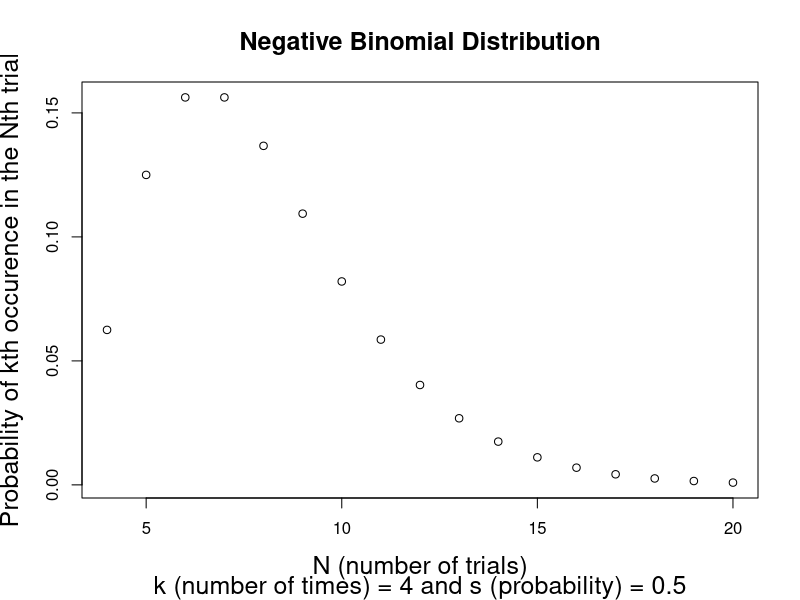
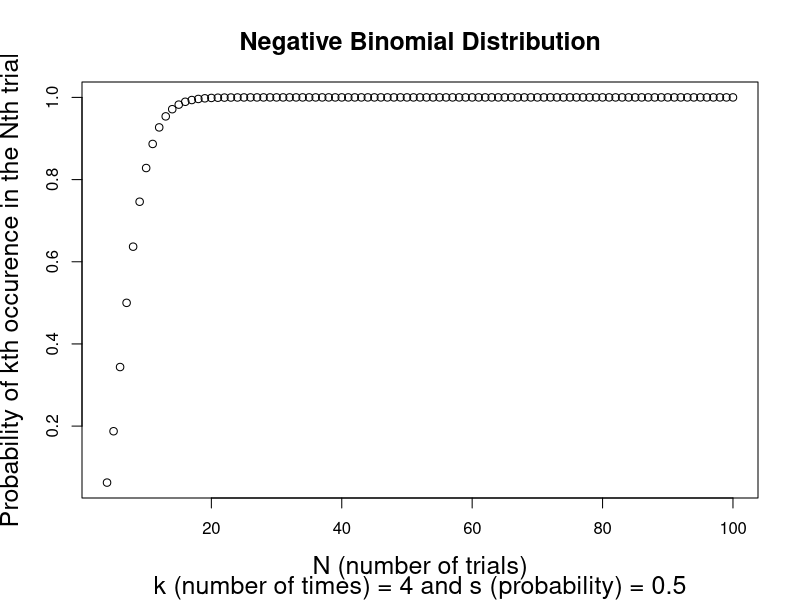
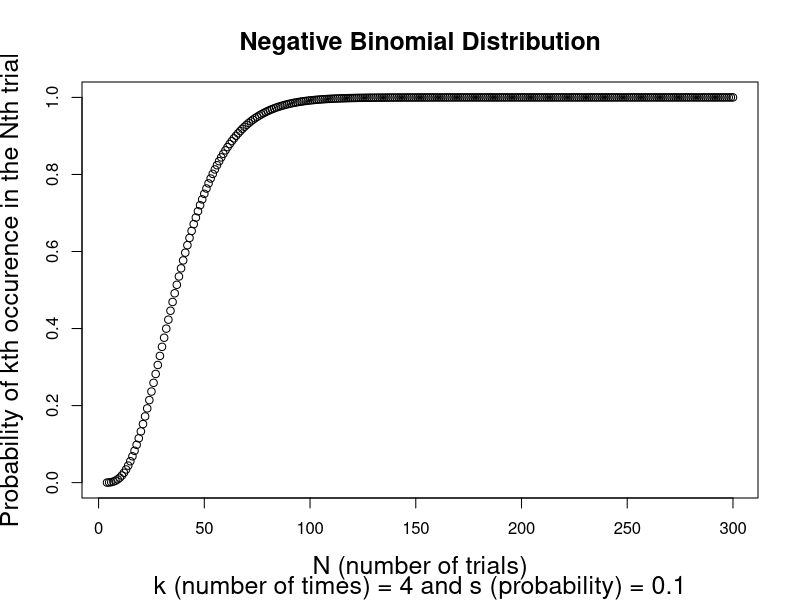

Source code (R) for these figures, in order:
# part a):
k <- 4
s <- 0.5
Nq <- 4:20
nbinq <- (Nq-1)*(Nq-2)*(Nq-3)/(6*2^Nq)
print(nbinq)
plot(Nq,nbinq,
     main="Negative Binomial Distribution",
     sub=paste("k (number of times) =",k,"and s (probability) =",s),
     xlab="N (number of trials)",
     ylab="Probability of kth occurence in the Nth trial",
     cex.lab=1.5,cex.axis=1.0,cex.main=1.5,cex.sub=1.5)

# part b):
k <- 4
s <- 0.5
Nq <- 4:20
nbinqR <- dnbinom(Nq-k, size=k, prob=s)
print(nbinqR)
cumnbinq <- pnbinom(Nq-k, size=k, prob=s)
print(cumnbinq)
Ntoinf <- k:100
plot(Ntoinf,pnbinom(Ntoinf-k, size=k, prob=s),
     main="Negative Binomial Distribution",
     sub=paste("k (number of times) =",k,"and s (probability) =",s),
     xlab="N (number of trials)",
     ylab="Probability of kth occurence in the Nth trial",
     cex.lab=1.5,cex.axis=1.0,cex.main=1.5,cex.sub=1.5)
last10 <- pnbinom(90:100, size=k, prob=s)
print(last10)

# part c):
k <- 4
s <- 0.1
Nq <- k:100
nbinqR <- dnbinom(Nq-k, size=k, prob=s)
print(nbinqR)
cumnbinq <- pnbinom(Nq-k, size=k, prob=s)
print(cumnbinq)
Ntoinf <- k:300
plot(Ntoinf,pnbinom(Ntoinf-k, size=k, prob=s),
     main="Negative Binomial Distribution",
     sub=paste("k (number of times) =",k,"and s (probability) =",s),
     xlab="N (number of trials)",
     ylab="Probability of kth occurence in the Nth trial",
     cex.lab=1.5,cex.axis=1.0,cex.main=1.5,cex.sub=1.5)
last10 <- pnbinom(290:300, size=k, prob=s)
print(last10)

